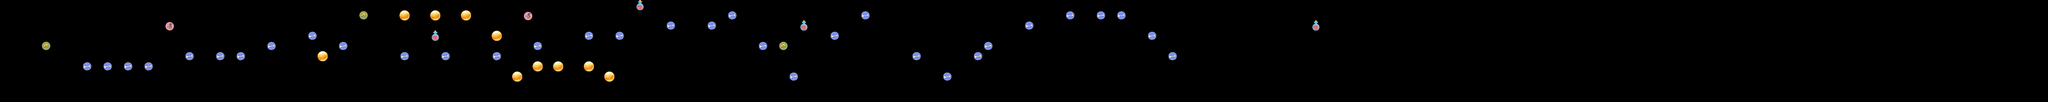

This is a level from a 2D game, rendered from its Tiled map with the project's own tilesets. A one-line summary and the map file follow, with tile-layer data summarised:
An orthogonal 200x10 tile map with 70x70 px tiles, 5 tile layers (subSquis, potions, subBirds, bones, ...), 5 tilesets.

<map version="1.4" tiledversion="1.4.1" orientation="orthogonal" renderorder="right-down" width="200" height="10" tilewidth="70" tileheight="70" infinite="0" nextlayerid="10" nextobjectid="1">
 <tileset firstgid="1" name="subBird" tilewidth="70" tileheight="70" tilecount="1" columns="1">
  <image source="subBird.png" width="72" height="74" />
 </tileset>
 <tileset firstgid="2" name="subSqui" tilewidth="70" tileheight="70" tilecount="1" columns="1">
  <image source="subSqui.png" width="80" height="81" />
 </tileset>
 <tileset firstgid="3" name="bone" tilewidth="70" tileheight="70" tilecount="1" columns="1">
  <image source="bone.png" width="71" height="72" />
 </tileset>
 <tileset firstgid="4" name="potion" tilewidth="70" tileheight="70" tilecount="1" columns="1">
  <image source="potion.png" width="71" height="71" />
 </tileset>
 <tileset firstgid="5" name="yellowBall" tilewidth="70" tileheight="70" tilecount="1" columns="1">
  <image source="yellowBall.png" width="71" height="71" />
 </tileset>
 <layer id="4" name="subSquis" width="200" height="10" locked="1">
  <data>[2000 cells, 3 non-empty, 2 distinct tile ids]</data>
 </layer>
 <layer id="7" name="potions" width="200" height="10">
  <data>[2000 cells, 4 non-empty, 1 distinct tile ids]</data>
 </layer>
 <layer id="5" name="subBirds" width="200" height="10" locked="1">
  <data>[2000 cells, 2 non-empty, 1 distinct tile ids]</data>
 </layer>
 <layer id="6" name="bones" width="200" height="10" locked="1">
  <data>[2000 cells, 33 non-empty, 1 distinct tile ids]</data>
 </layer>
 <layer id="9" name="yellowBalls" width="200" height="10">
  <data>[2000 cells, 10 non-empty, 1 distinct tile ids]</data>
 </layer>
</map>